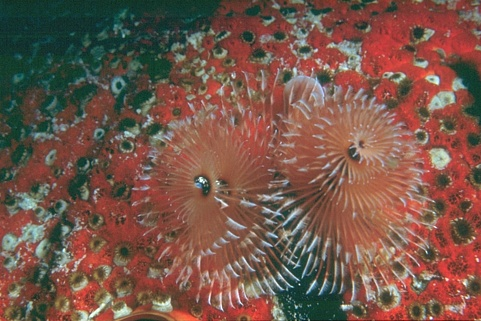
#> input picture test_data/CBSD68/original_png/0001.png, 481 x 321 px, found by its file name; its folder holds only this picture in this run
$ jupyter execute --allow-errors bm3d.ipynb   (shell and % lines are left out)
#> lines starting #> are read from the running program, lines starting #| are printed output that depends on the picture
#> further down, img is the input picture: shape (321, 481, 3); mean B, G, R 74, 86.3, 118.6
#> `img_rgb = cv2.cvtColor(img, cv2.COLOR_BGR2RGB) / 255.0`:
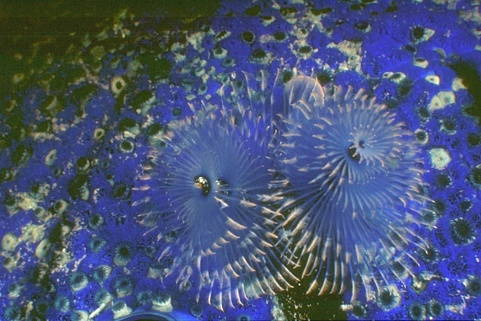
#> img_rgb: shape (321, 481, 3) float64; mean B, G, R 0.465, 0.339, 0.29
#> `noisy_img = img_rgb + np.random.normal(0, sigma_psd, img_rgb.shape)`:
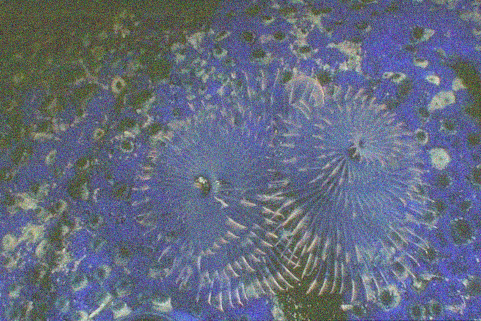
#> noisy_img: shape (321, 481, 3) float64; mean B, G, R 0.465, 0.339, 0.29; drawn with min black and max white
#> `noisy_img = np.clip(noisy_img, 0, 1)`:
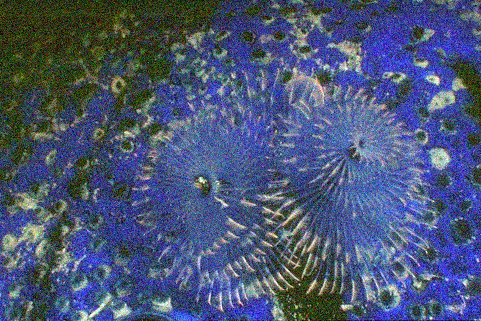
#> noisy_img: shape (321, 481, 3) float64; mean B, G, R 0.467, 0.339, 0.291
[cell 1]
# Import required libraries
import os
import csv
import bm3d
import cv2
import numpy as np
from skimage.metrics import peak_signal_noise_ratio as psnr, structural_similarity as ssim
from google.colab import drive

# Mount Google Drive to access images
drive.mount('/content/drive')

# Set input folder
input_folder = "/content/drive/MyDrive/cbsd68/original_png"  # Folder with input images
base_output_folder = "/content/drive/MyDrive/cbsd68/denoised_images"  # Base folder for denoised images
os.makedirs(base_output_folder, exist_ok=True)

# List of sigma values
sigma_values = [25, 50, 75]
batch_size = 8  # Number of images to process in each batch

def compute_metrics(clean_img, denoised_img):
    """Compute PSNR and SSIM metrics."""
    psnr_value = psnr(clean_img, denoised_img, data_range=1.0)

    min_size = min(clean_img.shape[:2])  # Adjust win_size dynamically
    win_size = min(7, min_size)
    if win_size % 2 == 0:
        win_size -= 1  # Ensure win_size is odd
    ssim_value = ssim(clean_img, denoised_img, channel_axis=2, win_size=win_size, data_range=1.0)

    return psnr_value, ssim_value

# Load all image paths from the input folder
image_paths = [os.path.join(input_folder, fname) for fname in os.listdir(input_folder) if fname.endswith(('.png', '.jpg', '.jpeg'))]

# Process images for each sigma value
#> (the rest of this cell did not finish here and is left out)

$ run again, on test_data/CBSD68/original_png/0009.png
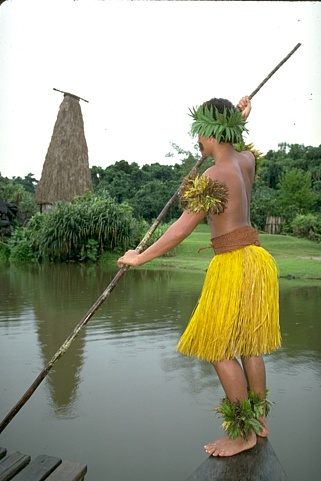
#> input picture test_data/CBSD68/original_png/0009.png, 321 x 481 px, found by its file name
#> img is the input picture: shape (481, 321, 3); mean B, G, R 133.6, 156.2, 153
#> `noisy_img = img_rgb + np.random.normal(0, sigma_psd, img_rgb.shape)`:
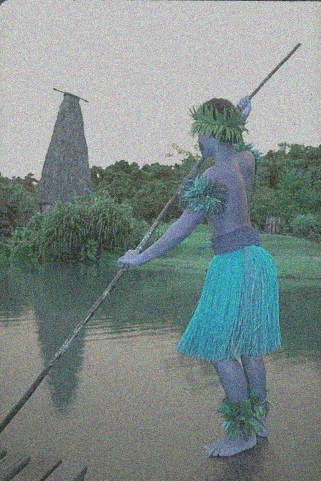
#> noisy_img: shape (481, 321, 3) float64; mean B, G, R 0.6, 0.613, 0.524; drawn with min black and max white
#> `noisy_img = np.clip(noisy_img, 0, 1)`:
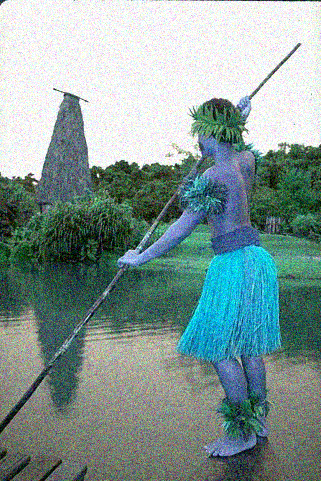
#> noisy_img: shape (481, 321, 3) float64; mean B, G, R 0.59, 0.602, 0.515

$ run again, on test_data/CBSD68/original_png/0011.png
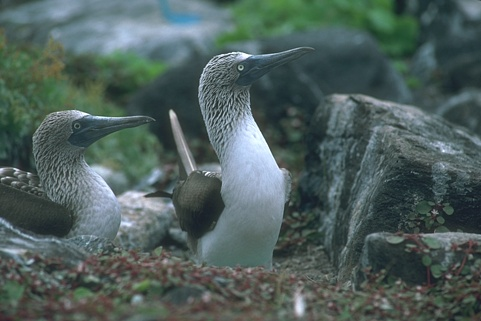
#> input picture test_data/CBSD68/original_png/0011.png, 481 x 321 px, found by its file name
#> img is the input picture: shape (321, 481, 3); mean B, G, R 92.7, 95.6, 78.9
#> `noisy_img = img_rgb + np.random.normal(0, sigma_psd, img_rgb.shape)`:
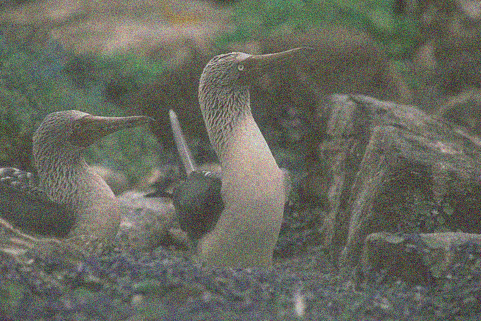
#> noisy_img: shape (321, 481, 3) float64; mean B, G, R 0.309, 0.376, 0.364; drawn with min black and max white
#> `noisy_img = np.clip(noisy_img, 0, 1)`:
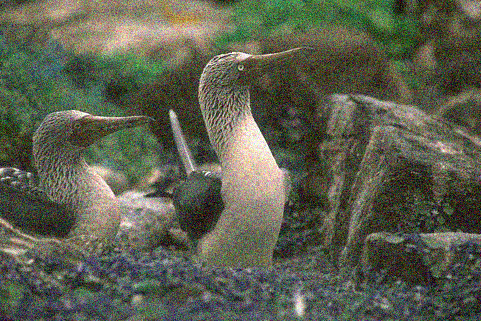
#> noisy_img: shape (321, 481, 3) float64; mean B, G, R 0.31, 0.376, 0.363

$ run again, on test_data/CBSD68/original_png/0004.png
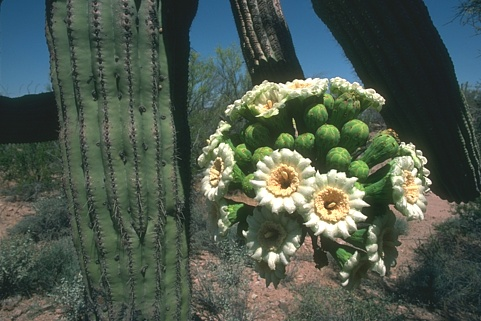
#> input picture test_data/CBSD68/original_png/0004.png, 481 x 321 px, found by its file name
#> img is the input picture: shape (321, 481, 3); mean B, G, R 78.1, 89.4, 76.7
#> `noisy_img = img_rgb + np.random.normal(0, sigma_psd, img_rgb.shape)`:
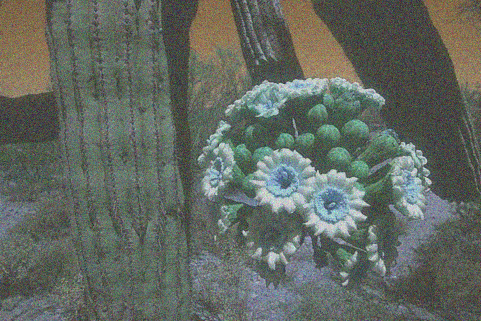
#> noisy_img: shape (321, 481, 3) float64; mean B, G, R 0.301, 0.351, 0.307; drawn with min black and max white
#> `noisy_img = np.clip(noisy_img, 0, 1)`:
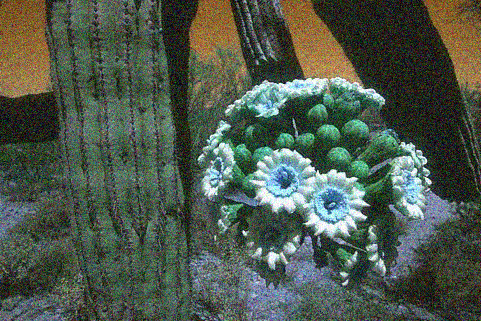
#> noisy_img: shape (321, 481, 3) float64; mean B, G, R 0.302, 0.351, 0.308
